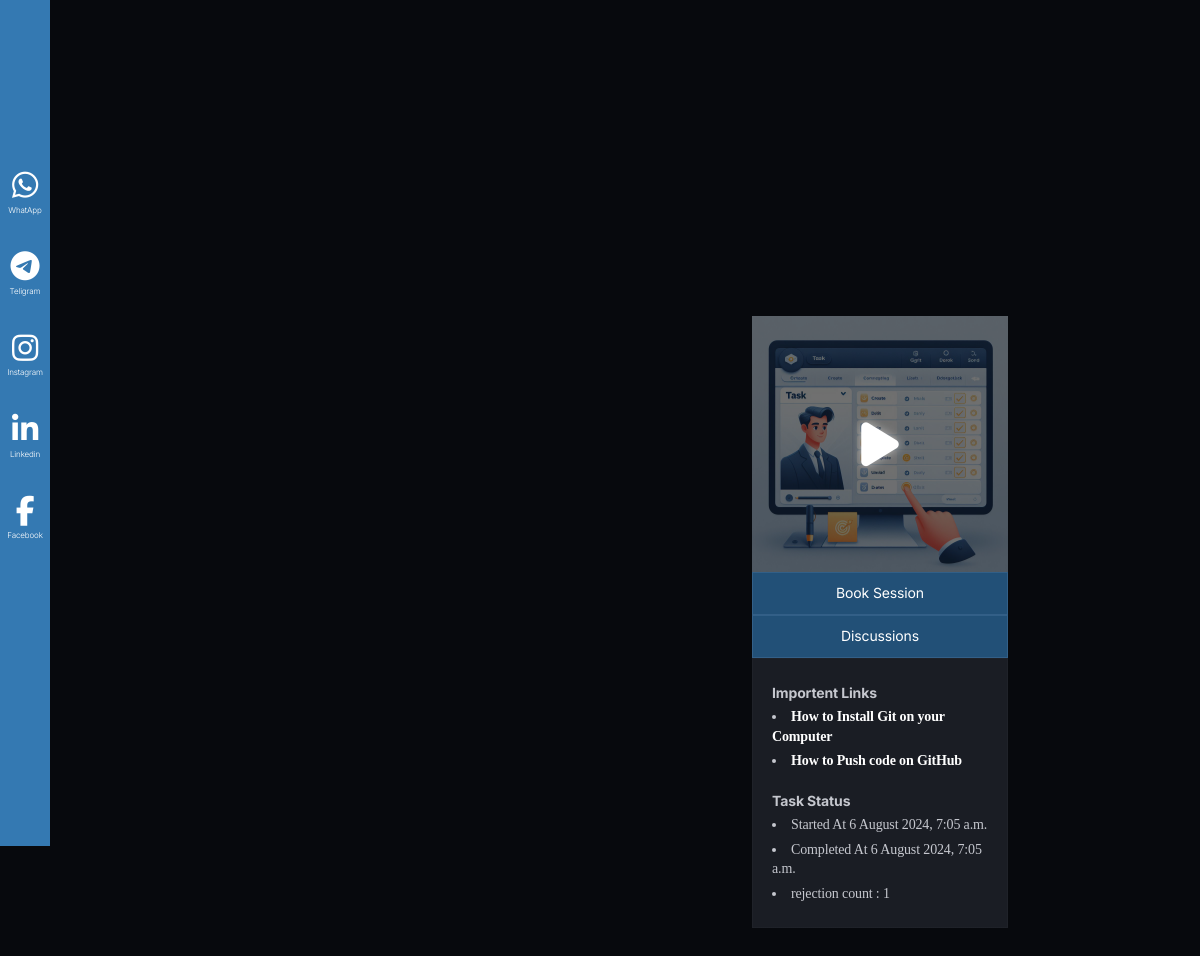
Page /level-two/ (signed in) on the committed database.
### accounts/models.py (models this page shows, shortened)
class Student(AbstractBaseUser, PermissionsMixin):
    STATUS_NOT_STARTED = 'not_started'
    STATUS_IN_PROGRESS = 'in_progress'
    STATUS_UNDER_REVIEW = 'under_review'
    STATUS_COMPLETED = 'completed'
    STATUS_REJECTED = 'rejected'
    STATUS_CHOICES = [
        (STATUS_NOT_STARTED, 'Not Started'),
        (STATUS_IN_PROGRESS, 'In Progress'),
        (STATUS_UNDER_REVIEW, 'Under Review'),
        (STATUS_COMPLETED, 'Completed'),
        (STATUS_REJECTED, 'Rejected'),
    ]
    email = models.EmailField(unique=True)
    name = models.CharField(max_length=255)
    profile_pic = models.ImageField(upload_to='profile_pics/', null=True, blank=True)
    phone_no = models.CharField(max_length=15, null=True, blank=True)
    whatsapp_no = models.CharField(max_length=15, null=True, blank=True)
    college = models.CharField(max_length=255, null=True, blank=True)
    domain = models.ForeignKey(Domain, on_delete=models.SET_NULL, null=True, blank=True)
    assignment1 = models.ForeignKey(Assignment, on_delete=models.SET_NULL, null=True, blank=True, related_name='assignment1')
    assignment1status = models.CharField(
        max_length=20,
        choices=STATUS_CHOICES,
        default=STATUS_NOT_STARTED,
    )
    assignment1starttime = models.DateTimeField(blank=True,null=True)
    assignment1endttime = models.DateTimeField(blank=True,null=True)
    assignment1rejectioncount = models.IntegerField(default=0)
    assignment2 = models.ForeignKey(Assignment, on_delete=models.SET_NULL, null=True, blank=True, related_name='assignment2')
    assignment2status = models.CharField(
        max_length=20,
        choices=STATUS_CHOICES,
        default=STATUS_NOT_STARTED,
    )
    assignment2starttime = models.DateTimeField(blank=True,null=True)
    assignment2endttime = models.DateTimeField(blank=True,null=True)
    assignment2rejectioncount = models.IntegerField(default=0)
    assignment3 = models.ForeignKey(Assignment, on_delete=models.SET_NULL, null=True, blank=True, related_name='assignment3')
    assignment3status = models.CharField(
        max_length=20,
        choices=STATUS_CHOICES,
        default=STATUS_NOT_STARTED,
    )
    assignment3starttime = models.DateTimeField(blank=True,null=True)
    assignment3endttime = models.DateTimeField(blank=True,null=True)
    assignment3rejectioncount = models.IntegerField(default=0)
    level_choices_student = [(0, 'Not Started'), (1, 'Level 1'), (2, 'Level 2'), (3, 'Level 3'), (4, 'pending'), (5, 'Certificate Level')]
    level_student = models.IntegerField(choices=level_choices_student, default=0)
    otp = models.IntegerField(null=True, blank=True)
    is_active = models.BooleanField(default=True)
    is_staff = models.BooleanField(default=False)
    date_joined = models.DateTimeField(default=timezone.now)
    objects = StudentManager()
    USERNAME_FIELD = 'email'
    REQUIRED_FIELDS = ['name']

class Assignment(models.Model):
    domain = models.ForeignKey(Domain, on_delete=models.SET_NULL, null=True, blank=True)
    assignment_question = models.CharField(max_length=255)
    assignment_description = models.TextField(null=True, blank=True)
    assignment_requirements = models.TextField(null=True, blank=True)
    assignment_banner = models.ImageField(upload_to='assignment_banners/', null=True, blank=True)
    assignment_banner1 = models.ImageField(upload_to='assignment_banners1/', null=True, blank=True)
    level_choices = [(1, 'Level 1'), (2, 'Level 2'), (3, 'Level 3')]
    level = models.IntegerField(choices=level_choices, default=0)
    links = models.ManyToManyField(RefralLink, null=True, blank=True)
    slug = models.CharField(null=True, blank=True, max_length=100)

class RefralLink(models.Model):
    title = models.CharField(max_length=255)
    url = models.URLField(max_length=255, null=True, blank=True)

### accounts/views.py (the view, shortened to what this page needs)
# urls.py: path('level-two/', views.level_two, name='level2'),
@login_required(login_url='/')
def level_two(request):
    student = request.user
    if student.assignment2status == 'not_started':
        student.assignment2status = 'in_progress'
        student.assignment2starttime = timezone.now()
        student.save()
    elif student.assignment2status == 'rejected':
        student.assignment2status = 'in_progress'
        student.assignment2rejectioncount = int(student.assignment2rejectioncount) + 1
        student.save()
    else:
        pass
    try:
        submitted_data = AssignmentSubmit.objects.get(student=student)
        return render(request, 'level2.html', {"sdata": submitted_data})
    except:
        return render(request, 'level2.html')

### accounts/models.py (called while the page is built)
    def __str__(self):
        return self.domain_name

### templates/level2.html (shortened to what this page needs)
{% load static %}
{% include 'header.html' %}
<section class="support">
    <div class="iconn">
        <div class="spaceicon"></div>
        <i class="fa-brands fa-whatsapp"></i>
        <p>WhatApp</p>
        <i class="fa-brands fa-telegram"></i>
        <p>Teligram</p>
        <i class="fa-brands fa-instagram"></i>
        <p>Instagram</p>
        <i class="fa-brands fa-linkedin-in"></i>
        <p>Linkedin</p>
        <i class="fa-brands fa-facebook-f"></i>
        <p>Facebook</p>
    </div>
</section>
<div class="stg-container">
    <section >
        <div class="stg-row mobtopp">
            <div class="stg-col-8 ">
                <div class="bringer-grid-1cols" data-stagger-appear="zoom-in" data-stagger-unload="zoom-out" data-threshold="0.5" data-stagger-delay="150">
                </div>
            </div>
            <div class="stg-col-4 stg-tp-bottom-gap-l" data-unload="fade-left" style="position: relative; border-radius:0px;">
                <div class="bringer-sticky-block is-init sidesticky" style="transform: translateY(0px);  position: sticky; border-radius:0px;">
                    <div class="card1" id="level1" style="border-radius:0px;">
                        <div class="bac" style="border-radius:0px;"></div>
                        <img style="border-radius:0px;" src="{{user.assignment2.assignment_banner.url}}" data-src="{{user.assignment2.assignment_banner.url}}" alt="" class=" img-fluid">
                        <i id="playbtn1" class="fa-solid fa-play play wow animate__animated animate__backOutDown"></i>
                    </div>
                    <div style="text-align: center;">
                        <a href="{% url 'mentor' %}" class="buttonnn" style="width: 100%; border-radius:0px; color:white;">Book Session</a>
                    </div>
                    <div style="text-align: center;">
                        <a href="/discussions/{{user.assignment2.slug}}" class="buttonnn" style="width: 100%; border-radius:0px;color:white;">Discussions</a>
                    </div>
                    <div class="bringer-block" data-delay="0" data-unload="zoom-out" data-threshold="0.5" style="--mouse-x: 159px; --mouse-y: -71.96250915527344px; padding:5px 20px; border-radius :0px;">
                        <br>
                        <b>Importent Links</b>
                            {% for i in  user.assignment1.links.all %}
                            <li><a style="color:#ffffff;" href="{{i.url}}">{{i.title}}</a></li>
                            {% endfor %}
                            <br>
                            <b>Task Status</b>
                            <li>Started At {{ user.assignment1starttime|date:"j F Y, g:i a" }}</li>
                            <li>Completed At {{user.assignment1endttime|date:"j F Y, g:i a" }}</li>
                            <li>rejection count : {{user.assignment1rejectioncount}}</li>
                            <br>
                    </div>
                </div>
            </div>
        </div>
    </section>
</div>
{% include 'footer.html' %}

### static/css/libs.css (style rules this page uses)
:root { --swiper-theme-color:#007aff }
:root { --swiper-navigation-size:44px }

### static/css/stg.css (style rules this page uses)
.stg-container { margin: 0 auto; width: var(--stg-container-width); }
.stg-row { display: flex; flex-wrap: nowrap; justify-content: space-between; margin: 0 calc(-0.5 * var(--stg-gap)); position: relative; z-index: 3; width: calc(100% + var(--stg-gap)); }
.stg-row > div { margin: 0 calc(0.5 * var(--stg-gap)); width: 100%; display: flex; flex-direction: column; align-items: flex-start; }
[class*='stg-col-'] > div:not(.stg-row) { width: 100%; }
.stg-row > .stg-col-33, .stg-row > .stg-col-4 { width: calc(33.333% - var(--stg-gap)); }
.stg-row > .stg-col-66, .stg-row > .stg-col-8 { width: calc(66.666% - var(--stg-gap)); }

### templates/header.html (style rules this page uses)
img { object-fit: cover; }
li { font-family: "Platypi", serif; padding-top : 5px; }
a { text-decoration: none; }
a { color :rgb(0, 0, 0); font-weight : 700; text-decoration: none; }
body { background-position: center; background-repeat: no-repeat; background-size:cover; }
.card1 { overflow: hidden; border-radius: 10px; position: relative; }
.card1 img { scale: 1; transition: ease-in-out 0.4s; }
.bac { background-color: rgba(0, 0, 0, 0.559); position: absolute; width: 100%; height: 100%; z-index: 1; box-shadow: rgba(0, 0, 0, 0.56) 0px 22px 70px 4px; border-radius: 10px; text-shadow:rgba(0, 0, 0, 0.56) 0px 22px 70px 4px;; }
.play { margin: 0; position: absolute; top: 50%; left: 50%; transform: translate(-50%, -50%); font-size: 50px; color:white; z-index: 999; }
.fa-play { color: white; text-shadow: 0 0 10px rgba(255, 255, 255, 0.5); transition: text-shadow 0.3s; }
.fa-play { color: white; text-shadow: 0 0 10px rgba(255, 255, 255, 0.5); animation: shadow-pulse 2s infinite; }

### rows in the picture
Student: assignment2.assignment_banner (picture), assignment1starttime "6 August 2024, 7:05 a.m.", assignment1endttime "6 August 2024, 7:05 a.m.", assignment1rejectioncount "1"
RefralLink: title "How to Install Git on your Computer"
RefralLink: title "How to Push code on GitHub"
